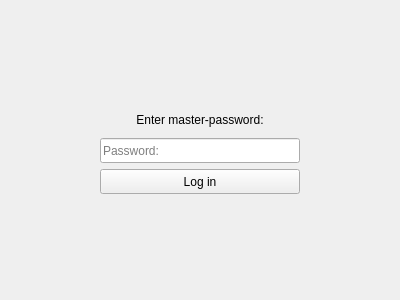
<?xml version="1.0" encoding="UTF-8"?>
<ui version="4.0">
 <class>UnlockView</class>
 <widget class="QWidget" name="UnlockView">
  <property name="geometry">
   <rect>
    <x>0</x>
    <y>0</y>
    <width>400</width>
    <height>300</height>
   </rect>
  </property>
  <property name="windowTitle">
   <string>Form</string>
  </property>
  <layout class="QGridLayout" name="gridLayout">
   <item row="0" column="1">
    <spacer name="verticalSpacer_2">
     <property name="orientation">
      <enum>Qt::Orientation::Vertical</enum>
     </property>
     <property name="sizeHint" stdset="0">
      <size>
       <width>20</width>
       <height>89</height>
      </size>
     </property>
    </spacer>
   </item>
   <item row="1" column="0">
    <spacer name="horizontalSpacer">
     <property name="orientation">
      <enum>Qt::Orientation::Horizontal</enum>
     </property>
     <property name="sizeHint" stdset="0">
      <size>
       <width>82</width>
       <height>20</height>
      </size>
     </property>
    </spacer>
   </item>
   <item row="1" column="1">
    <widget class="QLabel" name="label">
     <property name="minimumSize">
      <size>
       <width>200</width>
       <height>25</height>
      </size>
     </property>
     <property name="text">
      <string>Enter master-password:</string>
     </property>
     <property name="alignment">
      <set>Qt::AlignmentFlag::AlignCenter</set>
     </property>
    </widget>
   </item>
   <item row="1" column="2">
    <spacer name="horizontalSpacer_6">
     <property name="orientation">
      <enum>Qt::Orientation::Horizontal</enum>
     </property>
     <property name="sizeHint" stdset="0">
      <size>
       <width>82</width>
       <height>20</height>
      </size>
     </property>
    </spacer>
   </item>
   <item row="2" column="0">
    <spacer name="horizontalSpacer_2">
     <property name="orientation">
      <enum>Qt::Orientation::Horizontal</enum>
     </property>
     <property name="sizeHint" stdset="0">
      <size>
       <width>82</width>
       <height>20</height>
      </size>
     </property>
    </spacer>
   </item>
   <item row="2" column="1">
    <widget class="QLineEdit" name="passwordLineEdit">
     <property name="minimumSize">
      <size>
       <width>200</width>
       <height>25</height>
      </size>
     </property>
     <property name="focusPolicy">
      <enum>Qt::FocusPolicy::StrongFocus</enum>
     </property>
     <property name="styleSheet">
      <string notr="true"/>
     </property>
     <property name="frame">
      <bool>true</bool>
     </property>
     <property name="placeholderText">
      <string>Password:</string>
     </property>
    </widget>
   </item>
   <item row="2" column="2">
    <spacer name="horizontalSpacer_4">
     <property name="orientation">
      <enum>Qt::Orientation::Horizontal</enum>
     </property>
     <property name="sizeHint" stdset="0">
      <size>
       <width>82</width>
       <height>20</height>
      </size>
     </property>
    </spacer>
   </item>
   <item row="3" column="0">
    <spacer name="horizontalSpacer_3">
     <property name="orientation">
      <enum>Qt::Orientation::Horizontal</enum>
     </property>
     <property name="sizeHint" stdset="0">
      <size>
       <width>82</width>
       <height>20</height>
      </size>
     </property>
    </spacer>
   </item>
   <item row="3" column="1">
    <widget class="QPushButton" name="loginButton">
     <property name="minimumSize">
      <size>
       <width>200</width>
       <height>25</height>
      </size>
     </property>
     <property name="styleSheet">
      <string notr="true"/>
     </property>
     <property name="text">
      <string>Log in</string>
     </property>
     <property name="autoDefault">
      <bool>false</bool>
     </property>
     <property name="default">
      <bool>false</bool>
     </property>
     <property name="flat">
      <bool>false</bool>
     </property>
    </widget>
   </item>
   <item row="3" column="2">
    <spacer name="horizontalSpacer_5">
     <property name="orientation">
      <enum>Qt::Orientation::Horizontal</enum>
     </property>
     <property name="sizeHint" stdset="0">
      <size>
       <width>82</width>
       <height>20</height>
      </size>
     </property>
    </spacer>
   </item>
   <item row="4" column="1">
    <spacer name="verticalSpacer">
     <property name="orientation">
      <enum>Qt::Orientation::Vertical</enum>
     </property>
     <property name="sizeHint" stdset="0">
      <size>
       <width>20</width>
       <height>88</height>
      </size>
     </property>
    </spacer>
   </item>
  </layout>
 </widget>
 <resources/>
 <connections/>
</ui>
